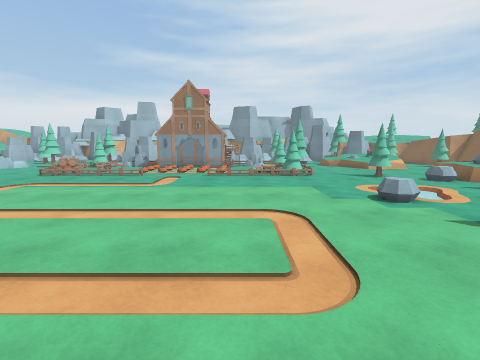
View 1 (above)

24 first-person views from a walk through a 3-D level made in the Unity game engine. The camera is 1.5 m above the floor, tilts 8° down and sees 85° across. The floor is counted in squares, 1 m on a side. Each view is taken from the middle of a square. On the plan, view 1 faces up. The plan holds only what a view shows up to about 14 squares ahead; the rest is blank. The place goes on beyond the plan. Some surface patterns are stand-ins.

View 2
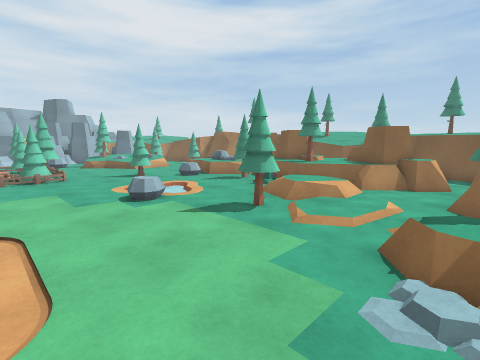

View 3
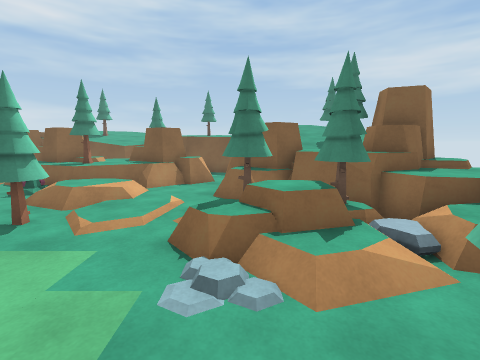

View 4
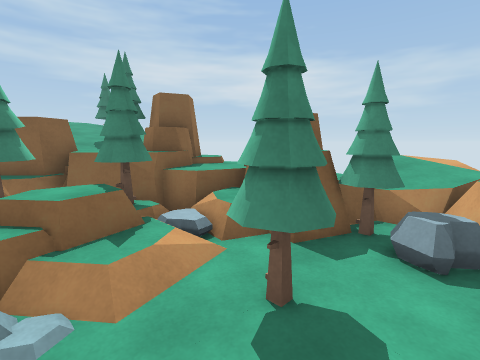

View 5
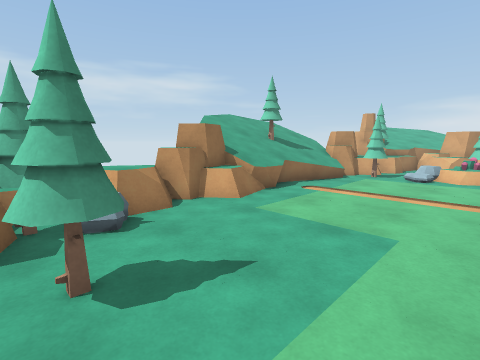

View 6
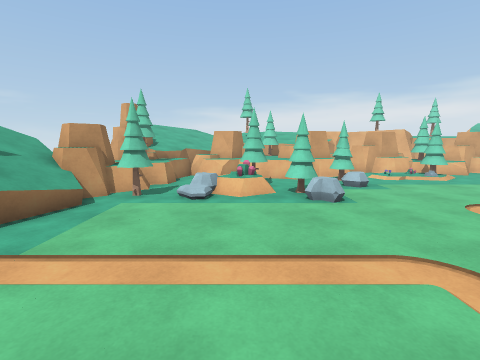

View 7
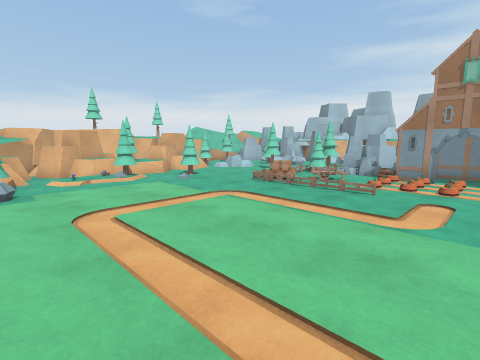

View 8
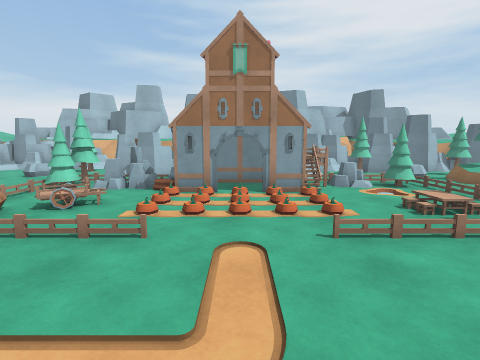

View 9
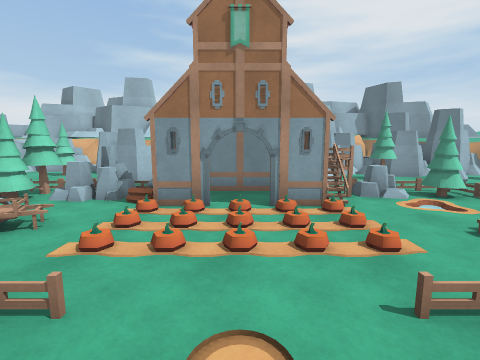

View 10
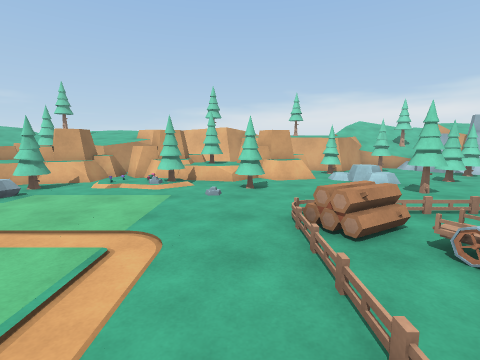

View 11
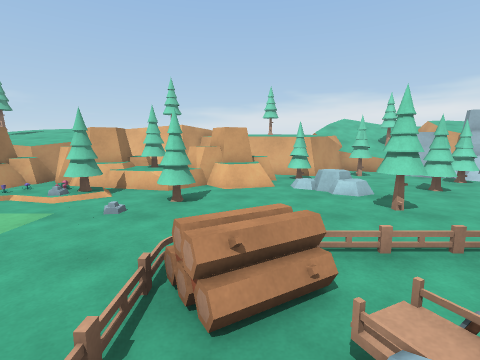

View 12
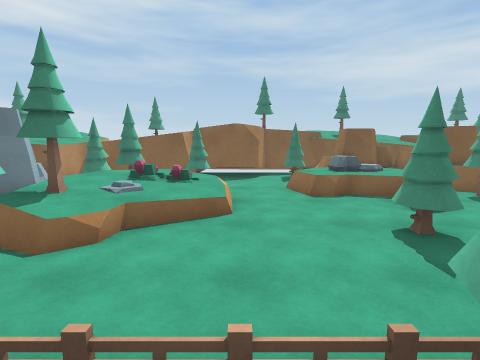

View 13
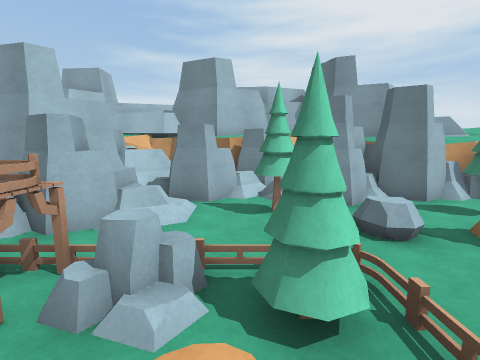

View 14
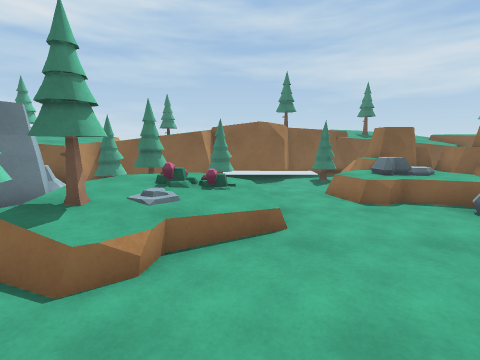

View 15
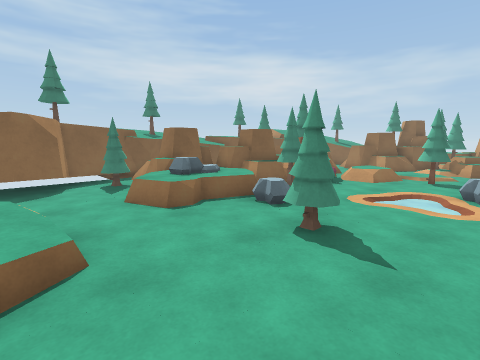

View 16
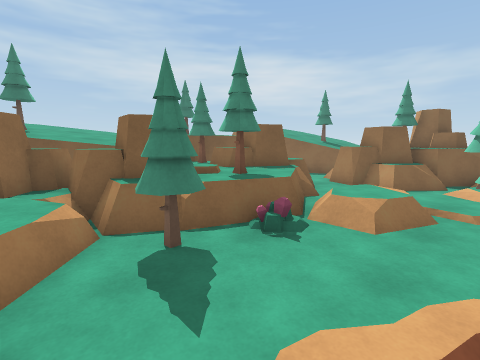

View 17
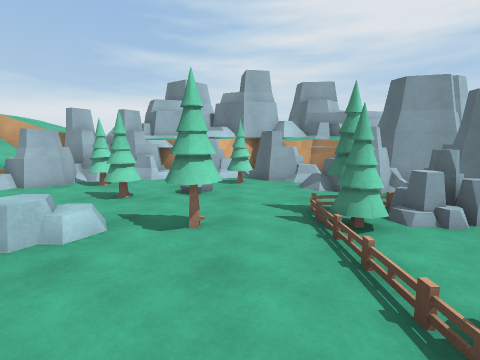

View 18
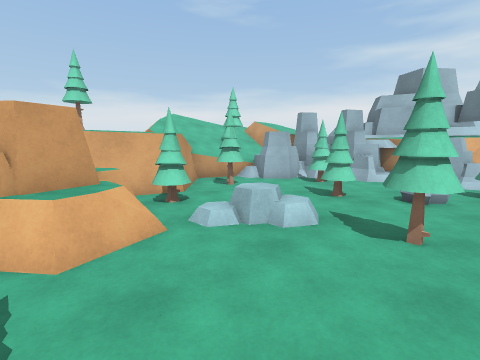

View 19
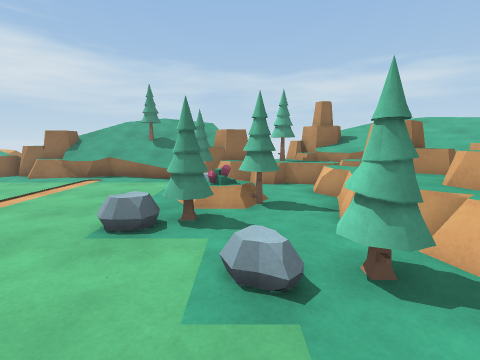

View 20
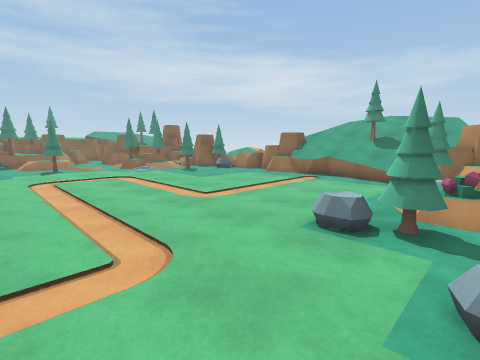

View 21
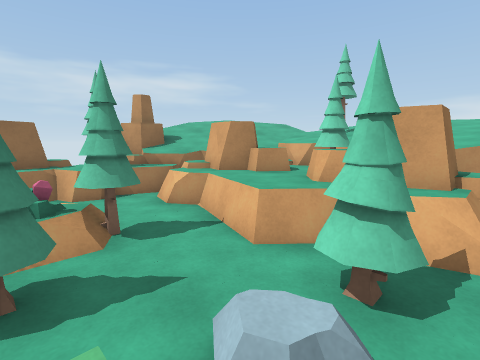

View 22
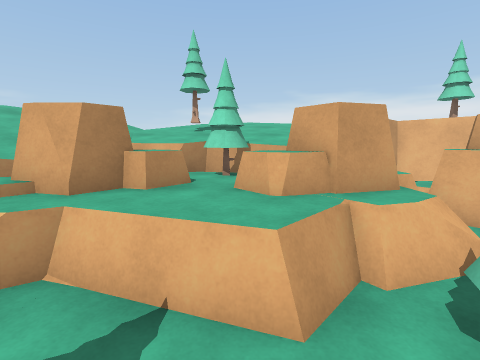

View 23
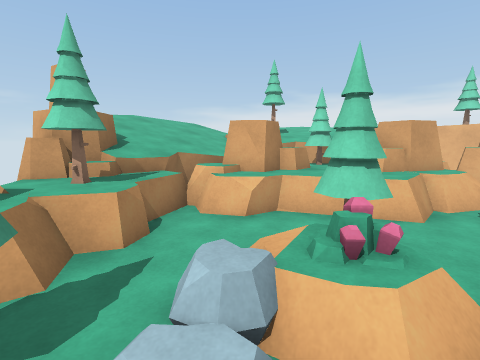

View 24
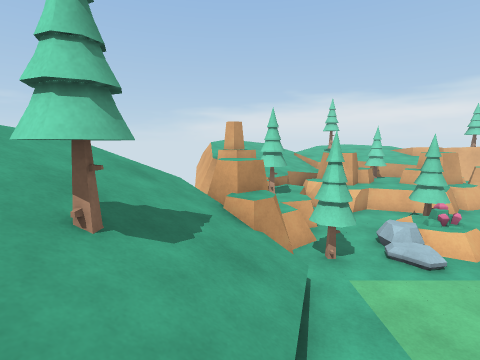

### Floor plan
Key: @ floor where view 1 was taken; # wall or solid block; . main floor; : floor 0.25 m higher than the main floor; + floor 0.5 m higher than the main floor; / step, stairs or slope; = window, fence, low wall or low ledge; ^ raised ledge; v drop or lower ground; T tree; R rock; C crystal; H house; O other object.
Columns run from 22 left of view 1 to 16 right of it. Each row starts with its distance up from view 1.
 26           ## ^#     #  ^^
 25        ##### ^^##   #  ##  OO#      T
 24  ###  OOO OOOO =    #=+ OO     ##  ^^
 23  ^^OOOOO.O..OO   #  #=O O  OO OOO ^^^^^
 22  ^^ OOT....T./   ###  OOOOOOO#OOOO#^^^^
 21 ^T^OO.T....../O      O /TTOO.TT.OTT#^
 20 ^^^.....TOO...OO OO OOO/.TO..TT  TT#
 19 ^^^.T..TT.......  # OO....OORR  TT #^
 18   #.T........TTOOHHHHHHR....OT  TT ##
 17    #... /.TT.TRRRH...HHRTT...+    TT##
 16    ^#T.RO.T..T...HHHHH........     T#
 15    ^#T.:...........................##
 14    ^ OOO.......O.......//T..........##
 13       OO.....OO.........TT......RR.TT##
 12       OO.T..............T...TT..RRRTT##
 11    #=  R.TT...................O.RR OOO#
 10   ###TTR......................ORRRRO  ^
  9    # RTRTT......................RROO  ^
  8    # O OTT.....................TTOOOO ^
  7   ## OOOO:................O/....=OO  #^
  6    ##OO./O.....................=TTO^ ^^
  5     #OOOO...................T///^^OO  ^
  4   ^^^O  OTTO...............TT/ :^OOOT#
  3   ^^^R RR...................// /OOO  ^
  2   ^^RTTRRR..TO............../:/..OO =^
  1   ^^RTRRR.TTT..............//....O  #^^
  0   ^^^R RR.TRC/........@.... TTOOOO.
 -1   ^^^R RR...O/............  T.ROO .
 -2   ^^^^R R...............TT/TTRRRR ^^^
 -3    ^^^^RRRROTT............O:RRRT  ^^^
 -4     ^^^RRTROOO//.......OTTORRR     T^
 -5       R RRROOO//////OORRTTO RRO
 -6     ####R  OO//TT///OORRRR   RO
 -7     vvvv    ///TT///   RRR
 -8             v//////     RR
 -9              v////

Where each view was taken, in squares from view 1:
view 1: 0 up, 0 right, facing up
view 2: 0 up, 1 right, facing up-right
view 3: 0 up, 1 right, facing right
view 4: 0 up, 1 right, facing down-right
view 5: 1 up, 3 right, facing down-left
view 6: 0 up, 2 left, facing left
view 7: 4 up, 2 left, facing up-left
view 8: 8 up, 3 left, facing up
view 9: 10 up, 3 left, facing up
view 10: 11 up, 4 left, facing left
view 11: 13 up, 6 left, facing left
view 12: 15 up, 2 right, facing right
view 13: 15 up, 2 right, facing up
view 14: 16 up, 3 right, facing right
view 15: 16 up, 4 right, facing down-right
view 16: 10 up, 6 right, facing down-right
view 17: 12 up, 11 left, facing up
view 18: 12 up, 11 left, facing up-left
view 19: 7 up, 11 left, facing down
view 20: 7 up, 11 left, facing down-right
view 21: 5 up, 10 left, facing down-left
view 22: 2 up, 11 left, facing left
view 23: 1 down, 8 left, facing left
view 24: 5 down, 4 left, facing left
